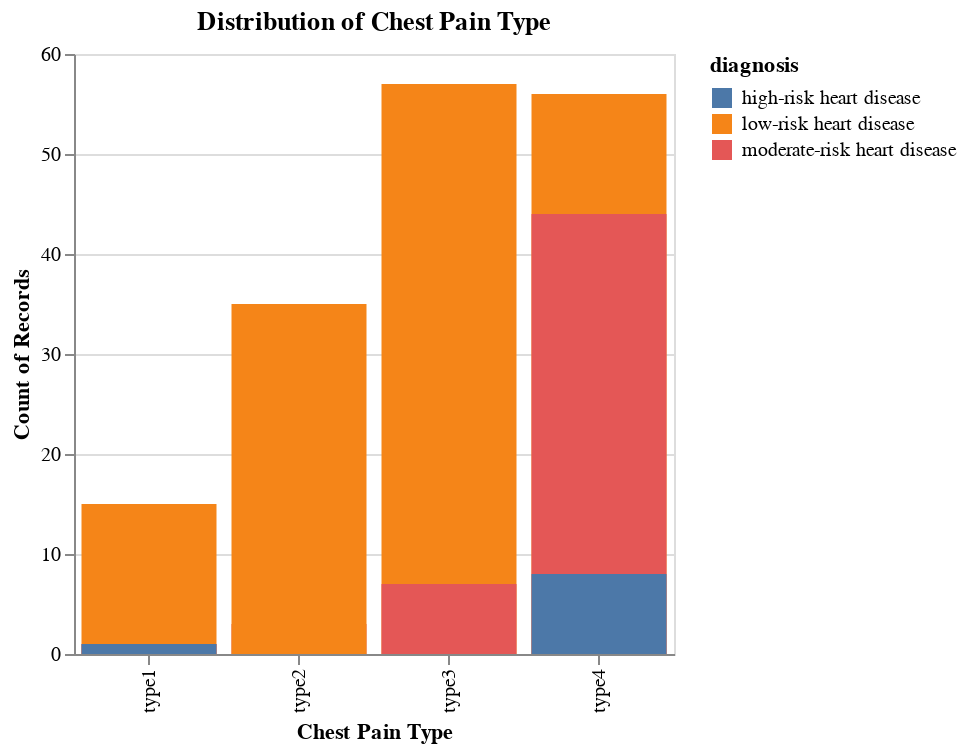

Here is the notebook cell this chart was saved with:
### Code cell
# chest pain type
cp_hist = alt.Chart(heart_disease_train).mark_bar().encode(
    x=alt.X("type_chestpain").title("Chest Pain Type"),
    y=alt.Y("count()").stack(False),
    color = "diagnosis:N"
).properties(
    width=300,
    height=300,
    title = "Distribution of Chest Pain Type"
)

cp_hist

### Figure 1 — Vega-Lite specification as saved in the notebook (floating-point values rounded to 4 significant figures; data arrays with more than 128 entries replaced by an {"elided": "..."} marker saying what was removed)
{"config": {"view": {"continuousWidth": 300, "continuousHeight": 300}}, "data": {"name": "data-10401e2e90981e70ac823e98d8e66292"}, "mark": {"type": "bar"}, "encoding": {"color": {"field": "diagnosis", "type": "nominal"}, "x": {"field": "type_chestpain", "title": "Chest Pain Type", "type": "nominal"}, "y": {"aggregate": "count", "stack": false, "type": "quantitative"}}, "height": 300, "title": "Distribution of Chest Pain Type", "width": 300, "$schema": "https://vega.github.io/schema/vega-lite/v5.15.1.json", "datasets": {"data-10401e2e90981e70ac823e98d8e66292": {"elided": "227 records"}}}
